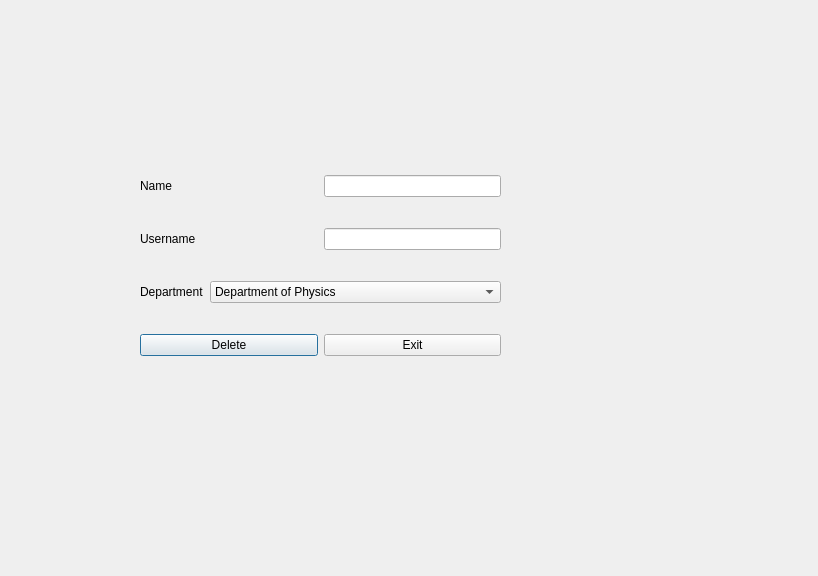
<?xml version="1.0" encoding="UTF-8"?>
<ui version="4.0">
 <class>update_professor</class>
 <widget class="QDialog" name="update_professor">
  <property name="geometry">
   <rect>
    <x>0</x>
    <y>0</y>
    <width>818</width>
    <height>576</height>
   </rect>
  </property>
  <property name="windowTitle">
   <string>Dialog</string>
  </property>
  <widget class="QWidget" name="">
   <property name="geometry">
    <rect>
     <x>140</x>
     <y>150</y>
     <width>361</width>
     <height>231</height>
    </rect>
   </property>
   <layout class="QVBoxLayout" name="verticalLayout">
    <item>
     <layout class="QHBoxLayout" name="horizontalLayout">
      <item>
       <widget class="QLabel" name="label">
        <property name="text">
         <string>Name</string>
        </property>
       </widget>
      </item>
      <item>
       <widget class="QLineEdit" name="up_name">
        <property name="sizePolicy">
         <sizepolicy hsizetype="Minimum" vsizetype="Maximum">
          <horstretch>0</horstretch>
          <verstretch>0</verstretch>
         </sizepolicy>
        </property>
       </widget>
      </item>
     </layout>
    </item>
    <item>
     <layout class="QHBoxLayout" name="horizontalLayout_2">
      <item>
       <widget class="QLabel" name="label_2">
        <property name="text">
         <string>Username</string>
        </property>
       </widget>
      </item>
      <item>
       <widget class="QLineEdit" name="up_username">
        <property name="sizePolicy">
         <sizepolicy hsizetype="Minimum" vsizetype="Maximum">
          <horstretch>0</horstretch>
          <verstretch>0</verstretch>
         </sizepolicy>
        </property>
       </widget>
      </item>
     </layout>
    </item>
    <item>
     <layout class="QHBoxLayout" name="horizontalLayout_3">
      <item>
       <widget class="QLabel" name="label_3">
        <property name="text">
         <string>Department</string>
        </property>
       </widget>
      </item>
      <item>
       <widget class="QComboBox" name="up_dept">
        <item>
         <property name="text">
          <string>Department of Physics</string>
         </property>
        </item>
        <item>
         <property name="text">
          <string>Department of Mathematics</string>
         </property>
        </item>
        <item>
         <property name="text">
          <string>Department of Life Science</string>
         </property>
        </item>
        <item>
         <property name="text">
          <string>Department of Computer Science and Engineering</string>
         </property>
        </item>
        <item>
         <property name="text">
          <string>Department of Mechanical Engineering</string>
         </property>
        </item>
        <item>
         <property name="text">
          <string>Department of Environmental Science and Engineering</string>
         </property>
        </item>
        <item>
         <property name="text">
          <string>Department of Chemical Science and Engineering</string>
         </property>
        </item>
        <item>
         <property name="text">
          <string>Department of Geomatics Engineering</string>
         </property>
        </item>
        <item>
         <property name="text">
          <string>Department of Civil Engineering</string>
         </property>
        </item>
        <item>
         <property name="text">
          <string>Department of Architecture</string>
         </property>
        </item>
        <item>
         <property name="text">
          <string>Department of Pharmacy</string>
         </property>
        </item>
        <item>
         <property name="text">
          <string>Department of Biotechnology</string>
         </property>
        </item>
        <item>
         <property name="text">
          <string>Department of Electrical and Electronics Engineering</string>
         </property>
        </item>
        <item>
         <property name="text">
          <string>Department of Management</string>
         </property>
        </item>
       </widget>
      </item>
     </layout>
    </item>
    <item>
     <layout class="QHBoxLayout" name="horizontalLayout_4">
      <item>
       <widget class="QPushButton" name="up_delete">
        <property name="text">
         <string>Delete</string>
        </property>
       </widget>
      </item>
      <item>
       <widget class="QPushButton" name="up_exit">
        <property name="text">
         <string>Exit</string>
        </property>
       </widget>
      </item>
     </layout>
    </item>
   </layout>
  </widget>
 </widget>
 <resources/>
 <connections/>
</ui>
